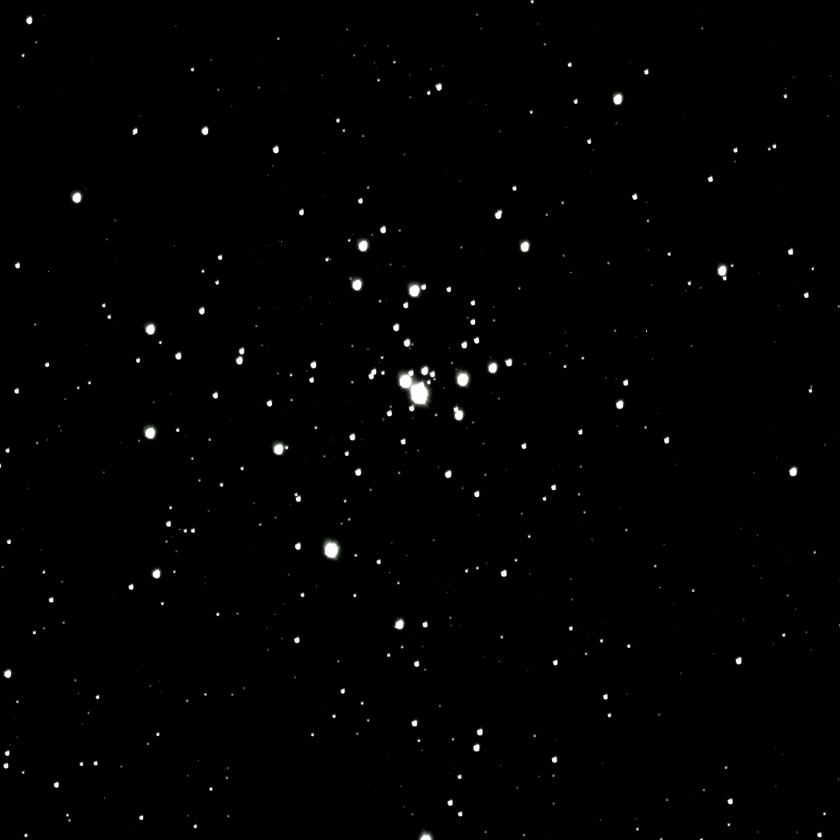
#> input picture images/trifid1(cropped).jpg, 840 x 840 px, shrunk from 1010 x 1010 before the run
$ jupyter execute --allow-errors sonification.ipynb
#> lines starting #> are read from the running program, lines starting #| are printed output that depends on the picture; after the words box and inside, x2 and y2 are one past the last pixel; in counts of white or black regions, pixels touching at a corner belong together
[cell 1]
## Imports
import os
import numpy as np
import pandas as pd
import cv2
import matplotlib.pyplot as plt
#> (the rest of this cell did not finish here and is left out)

[cell 2]
class ObjectPosition:
    def __init__(self, x, y):
        self.x = x
        self.y = y

    def to_dict(self):
        return {
            'x': self.x,
            'y': self.y,
        }

[cell 3]
lower_bound = 20
upper_bound = 100

objects = []
# source data
img_file = "images/trifid1(cropped).jpg"

# create an OpenCV image
img = cv2.imread(img_file)
#> img is the input picture: shape (840, 840, 3); mean B, G, R 2, 2.1, 2.1

# convert color image to grey image
gray_img = cv2.cvtColor(img, cv2.COLOR_BGR2GRAY)

im_gauss = cv2.GaussianBlur(gray_img, (5, 5), 0)
ret, thresh = cv2.threshold(im_gauss, 127, 255, 0)
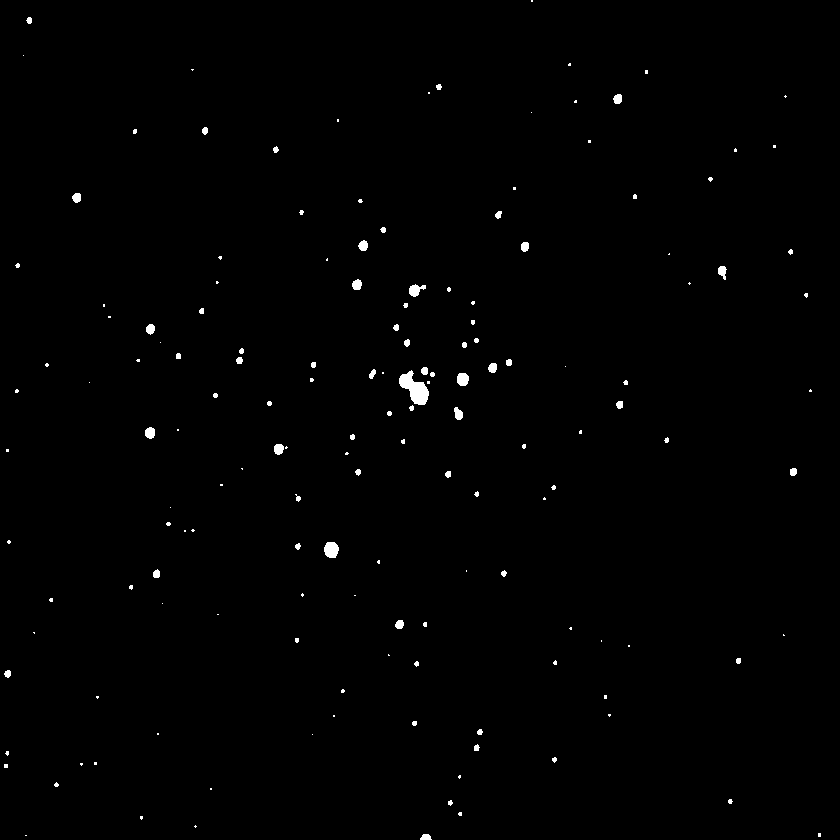
#> thresh: shape (840, 840); 0.59% white; 156 white regions (95 under 20 px)
# get contours
contours, hierarchy = cv2.findContours(thresh, cv2.RETR_TREE, cv2.CHAIN_APPROX_SIMPLE)
#> contours = 156 contours, 120 with area under 20; largest, box (x1, y1, x2, y2) and area: (399, 370, 429, 405) 505, (324, 542, 339, 558) 171, (457, 373, 469, 386) 114, (409, 284, 426, 297) 108, (145, 427, 155, 439) 81

margin = 10
# calculate area and filter
for con in contours:
    area = cv2.contourArea(con)
    if lower_bound < area < upper_bound:
        x,y,w,h = cv2.boundingRect(con)
        objects.append(ObjectPosition(x, y))
        cv2.rectangle(img, (x-margin, y-margin), (x + w+margin, y + h+margin), (0,255,0), 2)
#> this loop made 156 passes
#> (area, x, y, w, h) on passes 2, 17, 27, 39, 48, 50: (42, 420, 834, 12, 6), (21.5, 474, 744, 6, 7), (31.5, 4, 670, 7, 8), (52, 395, 620, 9, 9), (39.5, 153, 569, 7, 9), (20.5, 295, 543, 6, 7)
#> (area, x, y, w, h) on passes 62, 63, 64, 70, 76, 78: (24.5, 445, 471, 6, 7), (21.5, 355, 469, 6, 7), (37.5, 790, 468, 7, 8), (74.5, 274, 444, 10, 11), (81, 145, 427, 10, 12), (69, 454, 407, 9, 13)
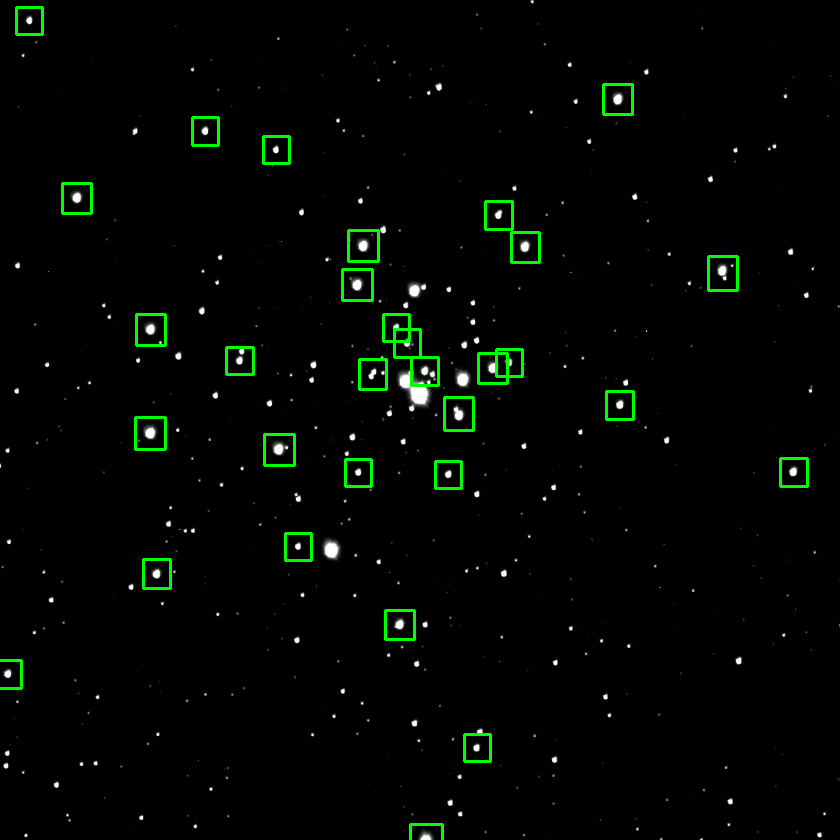
#> img: shape (840, 840, 3); 1.43% of pixels changed, all inside (x1, y1, x2, y2) = (0, 6, 809, 840)
#> after the loop, objects = 31 items

plt.imshow(img, cmap='gray')
df = pd.DataFrame.from_records([object.to_dict() for object in objects])
#> df = table of 31 rows and 2 columns
display(df)

[cell 4]
# @title x vs y
df.plot(kind='scatter', y='y', x='x', s=32, alpha=.8)
plt.gca().spines[['top', 'right',]].set_visible(False)

plt.imshow(img, cmap='gray')
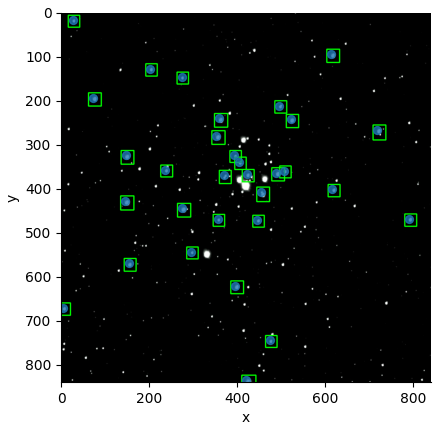
#> figure drawn by matplotlib, 1 panel; B, G, R data is drawn as R, G, B

[cell 5]
# y = time
# x = pitch
# width = velocity


def map_value(value, min_value, max_value, min_result, max_result):
 # maps value (or array of values) from one range to another
 result = min_result + (value - min_value)/(max_value - min_value)*(max_result - min_result)
 print(result)
 return result


duration_beats = 52.8 # how long in beats should this be

bpm = 128  #beats per minute
duration_sec = duration_beats*60/bpm #duration in seconds

print(duration_sec)

# C major scale
#note_names = ['C2','D2','E2','F2','G2','A2','B2',
 #            'C3','D3','E3','F3','G3','A3','B3',
 #            'C4','D4','E4','F4','G4','A4','B4']

# C lydian
note_names = ['C1','C2','G2',
             'C3','E3','G3','A3','B3',
             'D4','E4','G4','A4','B4',
             'D5','E5','G5','A5','B5',
             'D6','E6','F#6','G6','A6']

# map midi notes to each of the notes I have selected
#> (the rest of this cell did not finish here and is left out)

[cell 6]
midi_data = []

def map_value(value, min_value, max_value, min_result, max_result):
 # maps value (or array of values) from one range to another
 result = min_result + (value - min_value)/(max_value - min_value)*(max_result - min_result)
 print(result)
 return result

x_data = [obj.x for obj in objects] #pitch
#> x_data = 31 values, max 790 at index 8, min 4 at index 2, mean 368.2
t_data = [obj.y for obj in objects] #time
#> t_data = 31 values, max 834 at index 0, min 17 at index 30, mean 376.9

#> (the rest of this cell did not finish here and is left out)

$ run again, with images/trifid2(cropped).jpg copied over images/trifid1(cropped).jpg
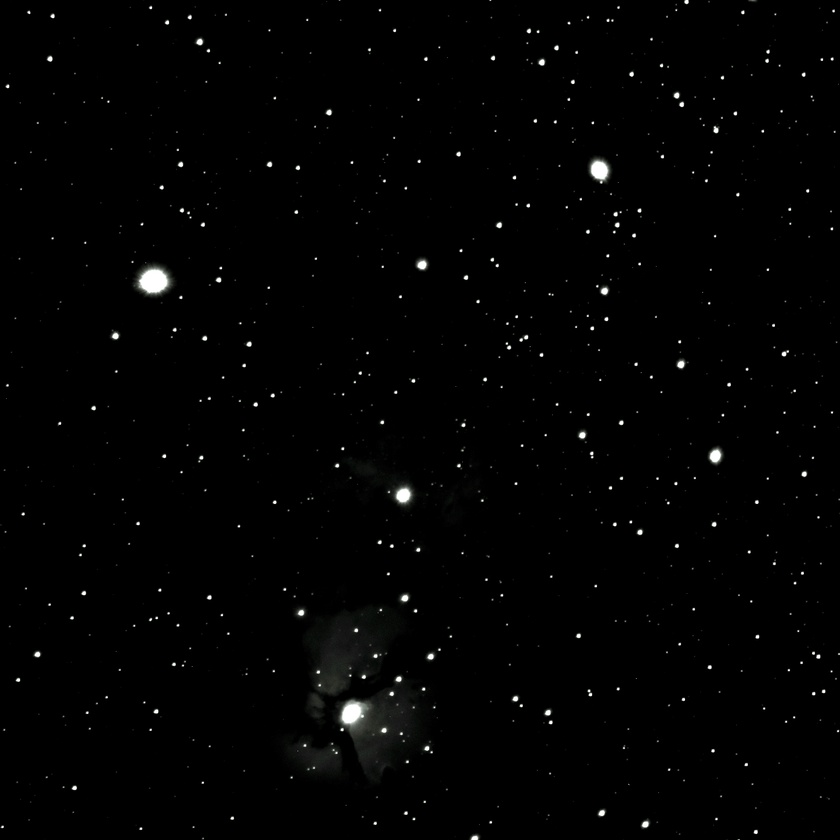
#> input picture images/trifid2(cropped).jpg, 840 x 840 px, shrunk from 1392 x 1392 before the run
#> img is the input picture: shape (840, 840, 3); mean B, G, R 2.5, 2.6, 2.5
#> thresh: shape (840, 840); 0.48% white; 192 white regions (165 under 20 px)
#> contours = 192 contours, 177 with area under 20; largest, box (x1, y1, x2, y2) and area: (139, 268, 169, 294) 562, (341, 701, 365, 725) 402, (590, 160, 609, 183) 264, (396, 488, 411, 503) 162, (710, 449, 721, 463) 106
#> the loop `for con in contours:` made 192 passes
#> (area, x, y, w, h) on passes 4, 7, 51: (26, 642, 821, 7, 7), (20.5, 599, 810, 6, 6), (27.5, 401, 595, 7, 7)
#> after the loop `for con in contours:`:
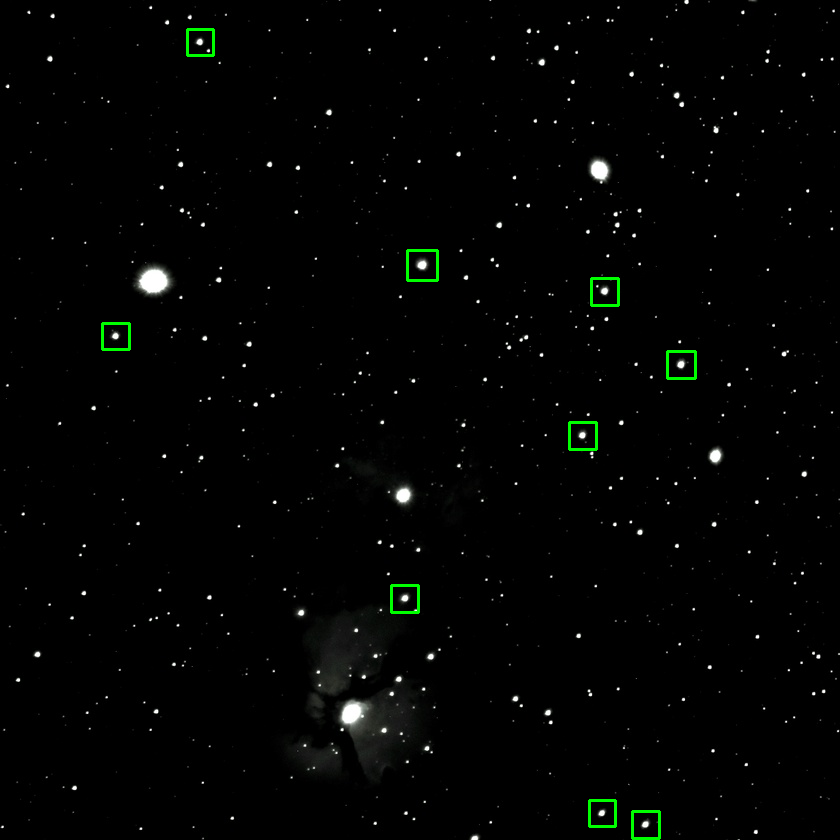
#> img: shape (840, 840, 3); 0.41% of pixels changed, all inside (x1, y1, x2, y2) = (101, 28, 697, 840)
#> after the loop `for con in contours:`: objects = 9 items
#> df = table of 9 rows and 2 columns
#> `[cell 4] # @title x vs y df.plot(kind='scatter', y='y', x='x', s=32, a..`:
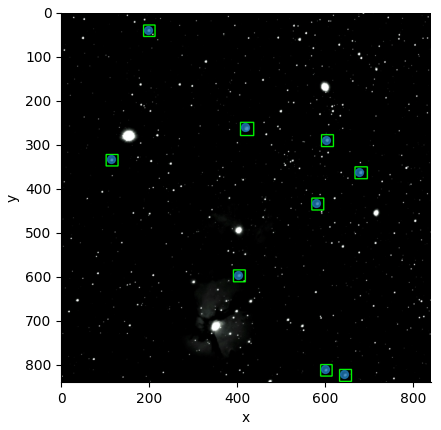
#> figure drawn by matplotlib, 1 panel; B, G, R data is drawn as R, G, B
#> x_data = [642, 599, 401, 579, 677, 112, 601, 417, 197]
#> t_data = [821, 810, 595, 432, 361, 333, 288, 260, 39]
